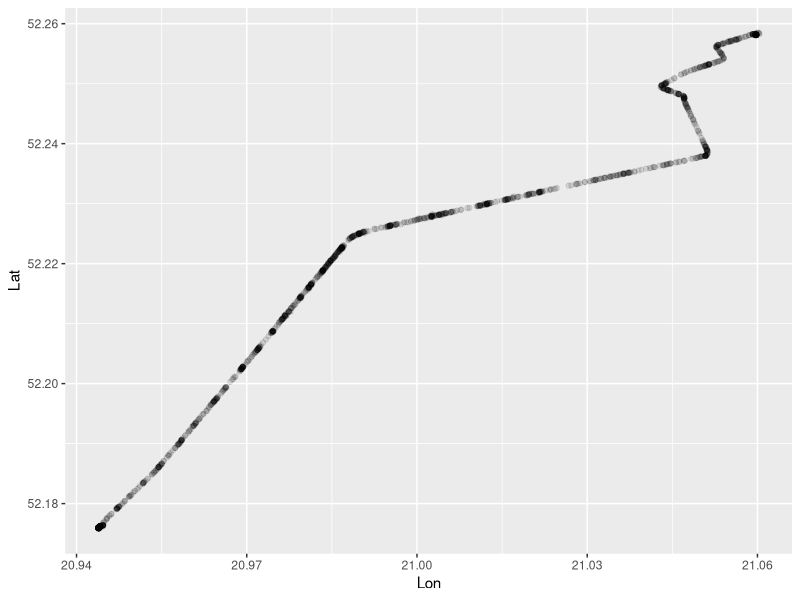

Reproduce this figure in R.
## ---- chunk 1
knitr::opts_chunk$set(
  collapse = TRUE,
  comment = "#>"
)
print(.libPaths())
library(readr)
library(dplyr)
library(ggplot2)
## ---- chunk 2
trams <- read_delim(
  file = "../data-raw/tram-7-3h.tsv",
  skip = 1, 
  col_names = FALSE,
  show_col_types = FALSE)

# remove row indexes
trams <- trams[2:ncol(trams)]

colnames(trams) <- c("Lines", "Lon", "VehicleNumber", "Time", "Lat", "Brigade", "get_timestamp")

head(trams)

## ---- chunk 3
trams |>
  ggplot(aes(x = Lon, y=Lat)) +
  geom_point(alpha=.1, show.legend = FALSE)

